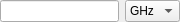
<?xml version="1.0" encoding="UTF-8"?>
<ui version="4.0">
 <class>RsaToolbox::FrequencyEdit</class>
 <widget class="QWidget" name="RsaToolbox::FrequencyEdit">
  <property name="geometry">
   <rect>
    <x>0</x>
    <y>0</y>
    <width>180</width>
    <height>20</height>
   </rect>
  </property>
  <layout class="QHBoxLayout" name="horizontalLayout">
   <property name="leftMargin">
    <number>0</number>
   </property>
   <property name="topMargin">
    <number>0</number>
   </property>
   <property name="rightMargin">
    <number>0</number>
   </property>
   <property name="bottomMargin">
    <number>0</number>
   </property>
   <item>
    <widget class="QLineEdit" name="value"/>
   </item>
   <item>
    <widget class="QComboBox" name="units">
     <property name="currentIndex">
      <number>1</number>
     </property>
     <item>
      <property name="text">
       <string>THz</string>
      </property>
     </item>
     <item>
      <property name="text">
       <string>GHz</string>
      </property>
     </item>
     <item>
      <property name="text">
       <string>MHz</string>
      </property>
     </item>
     <item>
      <property name="text">
       <string>KHz</string>
      </property>
     </item>
     <item>
      <property name="text">
       <string>Hz</string>
      </property>
     </item>
    </widget>
   </item>
  </layout>
 </widget>
 <layoutdefault spacing="6" margin="11"/>
 <resources/>
 <connections/>
</ui>
